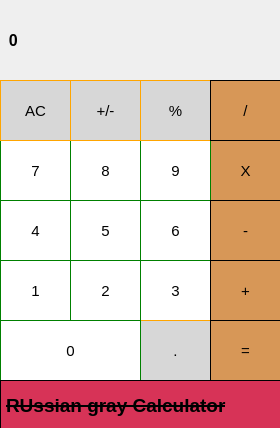
<?xml version="1.0" encoding="UTF-8"?>
<ui version="4.0">
 <class>MainWindow</class>
 <widget class="QMainWindow" name="MainWindow">
  <property name="geometry">
   <rect>
    <x>0</x>
    <y>0</y>
    <width>280</width>
    <height>428</height>
   </rect>
  </property>
  <property name="windowTitle">
   <string>MainWindow</string>
  </property>
  <widget class="QWidget" name="centralwidget">
   <widget class="QLabel" name="label_main">
    <property name="geometry">
     <rect>
      <x>0</x>
      <y>0</y>
      <width>281</width>
      <height>81</height>
     </rect>
    </property>
    <property name="font">
     <font>
      <pointsize>12</pointsize>
      <weight>75</weight>
      <bold>true</bold>
     </font>
    </property>
    <property name="styleSheet">
     <string notr="true">QLabel{
	property-alligment: 'AlignVCenter | AlignRight';
    border: 2px solid gray;
    background-color: rgb(215, 215, 215);
}

background-color: white;</string>
    </property>
    <property name="text">
     <string>  0</string>
    </property>
   </widget>
   <widget class="QPushButton" name="pushButton7">
    <property name="geometry">
     <rect>
      <x>0</x>
      <y>140</y>
      <width>71</width>
      <height>61</height>
     </rect>
    </property>
    <property name="font">
     <font>
      <pointsize>11</pointsize>
     </font>
    </property>
    <property name="styleSheet">
     <string notr="true">QPushButton{
  background-color: rgb(255, 255, 255);
    border: 1px solid green;
}

QPushButton:pressed{
	ackground-color: qlineargradient(x1: 0, y1: 0, x2: 0, y2:1,
								stop: 0 #dadbde, stop: 1 #f6f7fa);
}</string>
    </property>
    <property name="text">
     <string>7</string>
    </property>
   </widget>
   <widget class="QPushButton" name="pushButton8">
    <property name="geometry">
     <rect>
      <x>70</x>
      <y>140</y>
      <width>71</width>
      <height>61</height>
     </rect>
    </property>
    <property name="font">
     <font>
      <pointsize>11</pointsize>
     </font>
    </property>
    <property name="styleSheet">
     <string notr="true">QPushButton{
  background-color: rgb(255, 255, 255);
    border: 1px solid green;
}

QPushButton:pressed{
	ackground-color: qlineargradient(x1: 0, y1: 0, x2: 0, y2:1,
								stop: 0 #dadbde, stop: 1 #f6f7fa);
}</string>
    </property>
    <property name="text">
     <string>8</string>
    </property>
   </widget>
   <widget class="QPushButton" name="pushButton_multi">
    <property name="geometry">
     <rect>
      <x>210</x>
      <y>140</y>
      <width>71</width>
      <height>61</height>
     </rect>
    </property>
    <property name="font">
     <font>
      <pointsize>11</pointsize>
     </font>
    </property>
    <property name="styleSheet">
     <string notr="true">QPushButton{
    background-color: rgb(215, 151, 87);
    border: 1px solid black;
}

QPushButton:pressed{
	ackground-color: qlineargradient(x1: 0, y1: 0, x2: 0, y2:1,
								stop: 0 #FF7832, stop: 1 #FF9739);
}</string>
    </property>
    <property name="text">
     <string>X</string>
    </property>
   </widget>
   <widget class="QPushButton" name="pushButton9">
    <property name="geometry">
     <rect>
      <x>140</x>
      <y>140</y>
      <width>71</width>
      <height>61</height>
     </rect>
    </property>
    <property name="font">
     <font>
      <pointsize>11</pointsize>
     </font>
    </property>
    <property name="styleSheet">
     <string notr="true">QPushButton{
  background-color: rgb(255, 255, 255);
    border: 1px solid green;
}

QPushButton:pressed{
	ackground-color: qlineargradient(x1: 0, y1: 0, x2: 0, y2:1,
								stop: 0 #dadbde, stop: 1 #f6f7fa);
}</string>
    </property>
    <property name="text">
     <string>9</string>
    </property>
   </widget>
   <widget class="QPushButton" name="pushButton5">
    <property name="geometry">
     <rect>
      <x>70</x>
      <y>200</y>
      <width>71</width>
      <height>61</height>
     </rect>
    </property>
    <property name="font">
     <font>
      <pointsize>11</pointsize>
     </font>
    </property>
    <property name="styleSheet">
     <string notr="true">QPushButton{
  background-color: rgb(255, 255, 255);
    border: 1px solid green;
}

QPushButton:pressed{
	ackground-color: qlineargradient(x1: 0, y1: 0, x2: 0, y2:1,
								stop: 0 #dadbde, stop: 1 #f6f7fa);
}</string>
    </property>
    <property name="text">
     <string>5</string>
    </property>
   </widget>
   <widget class="QPushButton" name="pushButton6">
    <property name="geometry">
     <rect>
      <x>140</x>
      <y>200</y>
      <width>71</width>
      <height>61</height>
     </rect>
    </property>
    <property name="font">
     <font>
      <pointsize>11</pointsize>
     </font>
    </property>
    <property name="styleSheet">
     <string notr="true">QPushButton{
  background-color: rgb(255, 255, 255);
    border: 1px solid green;
}

QPushButton:pressed{
	ackground-color: qlineargradient(x1: 0, y1: 0, x2: 0, y2:1,
								stop: 0 #dadbde, stop: 1 #f6f7fa);
}</string>
    </property>
    <property name="text">
     <string>6</string>
    </property>
   </widget>
   <widget class="QPushButton" name="pushButton_minus">
    <property name="geometry">
     <rect>
      <x>210</x>
      <y>200</y>
      <width>71</width>
      <height>61</height>
     </rect>
    </property>
    <property name="font">
     <font>
      <pointsize>11</pointsize>
     </font>
    </property>
    <property name="styleSheet">
     <string notr="true">QPushButton{
    background-color: rgb(215, 151, 87);
    border: 1px solid black;
}

QPushButton:pressed{
	ackground-color: qlineargradient(x1: 0, y1: 0, x2: 0, y2:1,
								stop: 0 #FF7832, stop: 1 #FF9739);
}</string>
    </property>
    <property name="text">
     <string>-</string>
    </property>
   </widget>
   <widget class="QPushButton" name="pushButton4">
    <property name="geometry">
     <rect>
      <x>0</x>
      <y>200</y>
      <width>71</width>
      <height>61</height>
     </rect>
    </property>
    <property name="font">
     <font>
      <pointsize>11</pointsize>
     </font>
    </property>
    <property name="styleSheet">
     <string notr="true">QPushButton{
  background-color: rgb(255, 255, 255);
    border: 1px solid green;
}

QPushButton:pressed{
	ackground-color: qlineargradient(x1: 0, y1: 0, x2: 0, y2:1,
								stop: 0 #dadbde, stop: 1 #f6f7fa);
}</string>
    </property>
    <property name="text">
     <string>4</string>
    </property>
   </widget>
   <widget class="QPushButton" name="pushButton2">
    <property name="geometry">
     <rect>
      <x>70</x>
      <y>260</y>
      <width>71</width>
      <height>61</height>
     </rect>
    </property>
    <property name="font">
     <font>
      <pointsize>11</pointsize>
     </font>
    </property>
    <property name="styleSheet">
     <string notr="true">QPushButton{
  background-color: rgb(255, 255, 255);
    border: 1px solid green;
}

QPushButton:pressed{
	ackground-color: qlineargradient(x1: 0, y1: 0, x2: 0, y2:1,
								stop: 0 #dadbde, stop: 1 #f6f7fa);
}</string>
    </property>
    <property name="text">
     <string>2</string>
    </property>
   </widget>
   <widget class="QPushButton" name="pushButton3">
    <property name="geometry">
     <rect>
      <x>140</x>
      <y>260</y>
      <width>71</width>
      <height>61</height>
     </rect>
    </property>
    <property name="font">
     <font>
      <pointsize>11</pointsize>
     </font>
    </property>
    <property name="styleSheet">
     <string notr="true">QPushButton{
  background-color: rgb(255, 255, 255);
    border: 1px solid green;
}

QPushButton:pressed{
	ackground-color: qlineargradient(x1: 0, y1: 0, x2: 0, y2:1,
								stop: 0 #dadbde, stop: 1 #f6f7fa);
}</string>
    </property>
    <property name="text">
     <string>3</string>
    </property>
    <property name="flat">
     <bool>false</bool>
    </property>
   </widget>
   <widget class="QPushButton" name="pushButton_plus">
    <property name="geometry">
     <rect>
      <x>210</x>
      <y>260</y>
      <width>71</width>
      <height>61</height>
     </rect>
    </property>
    <property name="font">
     <font>
      <pointsize>11</pointsize>
     </font>
    </property>
    <property name="styleSheet">
     <string notr="true">QPushButton{
    background-color: rgb(215, 151, 87);
    border: 1px solid black;
}

QPushButton:pressed{
	ackground-color: qlineargradient(x1: 0, y1: 0, x2: 0, y2:1,
								stop: 0 #FF7832, stop: 1 #FF9739);
}</string>
    </property>
    <property name="text">
     <string>+</string>
    </property>
   </widget>
   <widget class="QPushButton" name="pushButton1">
    <property name="geometry">
     <rect>
      <x>0</x>
      <y>260</y>
      <width>71</width>
      <height>61</height>
     </rect>
    </property>
    <property name="font">
     <font>
      <pointsize>11</pointsize>
     </font>
    </property>
    <property name="styleSheet">
     <string notr="true">QPushButton{
  background-color: rgb(255, 255, 255);
    border: 1px solid green;
}

QPushButton:pressed{
	ackground-color: qlineargradient(x1: 0, y1: 0, x2: 0, y2:1,
								stop: 0 #dadbde, stop: 1 #f6f7fa);
}</string>
    </property>
    <property name="text">
     <string>1</string>
    </property>
   </widget>
   <widget class="QPushButton" name="pushButton_point">
    <property name="geometry">
     <rect>
      <x>140</x>
      <y>320</y>
      <width>71</width>
      <height>61</height>
     </rect>
    </property>
    <property name="font">
     <font>
      <pointsize>11</pointsize>
     </font>
    </property>
    <property name="styleSheet">
     <string notr="true">QPushButton{
    background-color: rgb(215, 215, 215);
    border: 1px solid orange;
}

QPushButton:pressed{
	ackground-color: qlineargradient(x1: 0, y1: 0, x2: 0, y2:1,
								stop: 0 #BEBEBE, stop: 1 #D7D7D7);
}</string>
    </property>
    <property name="text">
     <string>.</string>
    </property>
   </widget>
   <widget class="QPushButton" name="pushButton_equal">
    <property name="geometry">
     <rect>
      <x>210</x>
      <y>320</y>
      <width>71</width>
      <height>61</height>
     </rect>
    </property>
    <property name="font">
     <font>
      <pointsize>11</pointsize>
     </font>
    </property>
    <property name="styleSheet">
     <string notr="true">QPushButton{
    background-color: rgb(215, 151, 87);
    border: 1px solid black;
}

QPushButton:pressed{
	ackground-color: qlineargradient(x1: 0, y1: 0, x2: 0, y2:1,
								stop: 0 #FF7832, stop: 1 #FF9739);
}</string>
    </property>
    <property name="text">
     <string>=</string>
    </property>
   </widget>
   <widget class="QPushButton" name="pushButton0">
    <property name="geometry">
     <rect>
      <x>0</x>
      <y>320</y>
      <width>141</width>
      <height>61</height>
     </rect>
    </property>
    <property name="font">
     <font>
      <pointsize>11</pointsize>
     </font>
    </property>
    <property name="styleSheet">
     <string notr="true">QPushButton{
  background-color: rgb(255, 255, 255);
    border: 1px solid green;
}

QPushButton:pressed{
	ackground-color: qlineargradient(x1: 0, y1: 0, x2: 0, y2:1,
								stop: 0 #dadbde, stop: 1 #f6f7fa);
}</string>
    </property>
    <property name="text">
     <string>0</string>
    </property>
   </widget>
   <widget class="QPushButton" name="pushButton_sign">
    <property name="geometry">
     <rect>
      <x>70</x>
      <y>80</y>
      <width>71</width>
      <height>61</height>
     </rect>
    </property>
    <property name="font">
     <font>
      <pointsize>11</pointsize>
     </font>
    </property>
    <property name="styleSheet">
     <string notr="true">QPushButton{
    background-color: rgb(215, 215, 215);
    border: 1px solid orange;
}

QPushButton:pressed{
	ackground-color: qlineargradient(x1: 0, y1: 0, x2: 0, y2:1,
								stop: 0 #BEBEBE, stop: 1 #D7D7D7);
}</string>
    </property>
    <property name="text">
     <string>+/-</string>
    </property>
   </widget>
   <widget class="QPushButton" name="pushButton_dem">
    <property name="geometry">
     <rect>
      <x>140</x>
      <y>80</y>
      <width>71</width>
      <height>61</height>
     </rect>
    </property>
    <property name="font">
     <font>
      <pointsize>11</pointsize>
     </font>
    </property>
    <property name="styleSheet">
     <string notr="true">QPushButton{
    background-color: rgb(215, 215, 215);
    border: 1px solid orange;
}

QPushButton:pressed{
	ackground-color: qlineargradient(x1: 0, y1: 0, x2: 0, y2:1,
								stop: 0 #BEBEBE, stop: 1 #D7D7D7);
}</string>
    </property>
    <property name="text">
     <string>%</string>
    </property>
   </widget>
   <widget class="QPushButton" name="pushButton_div">
    <property name="geometry">
     <rect>
      <x>210</x>
      <y>80</y>
      <width>71</width>
      <height>61</height>
     </rect>
    </property>
    <property name="font">
     <font>
      <pointsize>11</pointsize>
     </font>
    </property>
    <property name="styleSheet">
     <string notr="true">QPushButton{
    background-color: rgb(215, 151, 87);
    border: 1px solid black;
}

QPushButton:pressed{
	ackground-color: qlineargradient(x1: 0, y1: 0, x2: 0, y2:1,
								stop: 0 #FF7832, stop: 1 #FF9739);
}</string>
    </property>
    <property name="text">
     <string>/</string>
    </property>
   </widget>
   <widget class="QPushButton" name="pushButton_null">
    <property name="geometry">
     <rect>
      <x>0</x>
      <y>80</y>
      <width>71</width>
      <height>61</height>
     </rect>
    </property>
    <property name="font">
     <font>
      <pointsize>11</pointsize>
     </font>
    </property>
    <property name="styleSheet">
     <string notr="true">QPushButton{
    background-color: rgb(215, 215, 215);
    border: 1px solid orange;
}

QPushButton:pressed{
	ackground-color: qlineargradient(x1: 0, y1: 0, x2: 0, y2:1,
								stop: 0 #BEBEBE, stop: 1 #D7D7D7);
}</string>
    </property>
    <property name="text">
     <string>AC</string>
    </property>
   </widget>
   <widget class="QLabel" name="label">
    <property name="geometry">
     <rect>
      <x>0</x>
      <y>380</y>
      <width>281</width>
      <height>51</height>
     </rect>
    </property>
    <property name="font">
     <font>
      <pointsize>14</pointsize>
      <weight>75</weight>
      <bold>true</bold>
      <strikeout>true</strikeout>
     </font>
    </property>
    <property name="styleSheet">
     <string notr="true">QLabel{
    background-color: rgb(215, 51, 87);
    border: 1px solid black;
}

</string>
    </property>
    <property name="text">
     <string>RUssian gray Calculator</string>
    </property>
   </widget>
   <widget class="QLabel" name="label_extra">
    <property name="geometry">
     <rect>
      <x>10</x>
      <y>0</y>
      <width>201</width>
      <height>21</height>
     </rect>
    </property>
    <property name="text">
     <string/>
    </property>
   </widget>
  </widget>
 </widget>
 <resources/>
 <connections/>
</ui>
